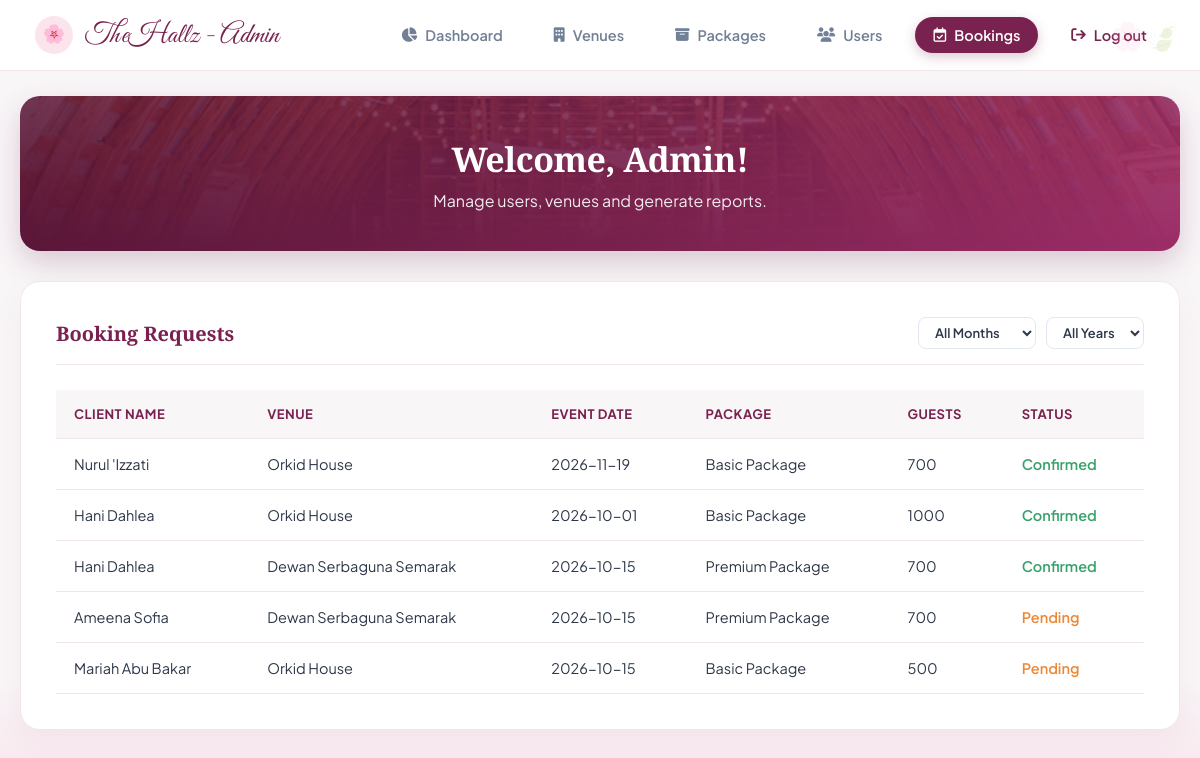
Page /Admin/admin_bookings.php on the earlier database version.
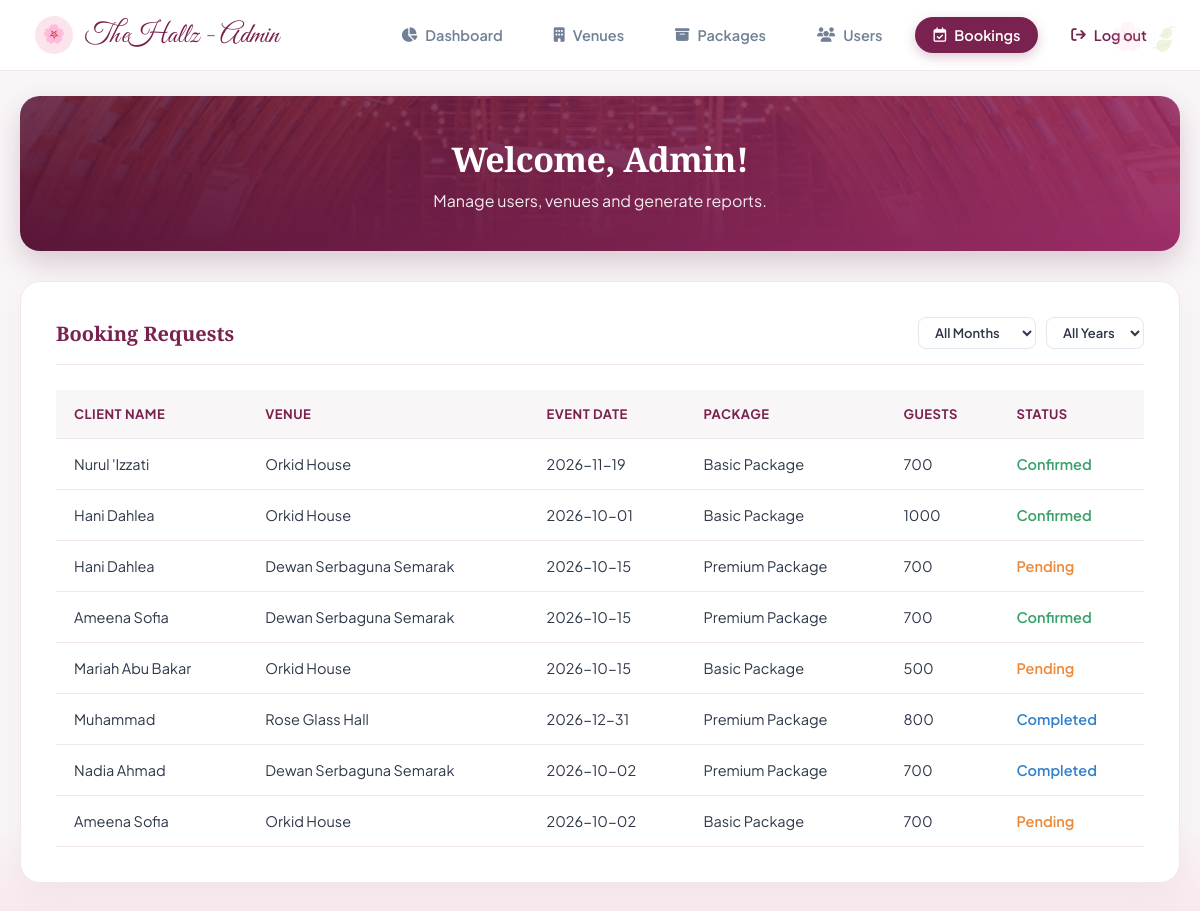
Same page on the later database version.
### tables this page shows
CREATE TABLE `booking` (
  `booking_id` int(11) NOT NULL,
  `client_id` int(11) NOT NULL,
  `venue_id` int(11) NOT NULL,
  `package_id` int(11) NOT NULL,
  `booking_date` date NOT NULL,
  `event_date` date NOT NULL,
  `num_of_guests` int(11) NOT NULL,
  `bookingstatus` varchar(50) NOT NULL
);

CREATE TABLE `client` (
  `client_id` int(11) NOT NULL,
  `client_name` varchar(100) NOT NULL,
  `client_email` varchar(100) NOT NULL,
  `client_phonenum` varchar(20) NOT NULL,
  `client_password` varchar(255) NOT NULL,
  `client_role` varchar(20) NOT NULL,
  `client_status` varchar(50) NOT NULL DEFAULT 'Active'
);

CREATE TABLE `venue` (
  `venue_id` int(11) NOT NULL,
  `venue_name` varchar(100) NOT NULL,
  `venue_location` varchar(255) NOT NULL,
  `venue_capacity` int(11) NOT NULL,
  `venue_price` decimal(10,2) NOT NULL,
  `venue_desc` text NOT NULL,
  `owner_id` int(11) NOT NULL,
  `venue_ssm` varchar(20) NOT NULL,
  `venue_ssm_file` varchar(255) NOT NULL,
  `venue_image` text NOT NULL,
  `admin_id` int(11) DEFAULT NULL,
  `venue_status` enum('Pending','Approved','Rejected') NOT NULL DEFAULT 'Pending'
);

CREATE TABLE `package` (
  `package_id` int(11) NOT NULL,
  `package_name` varchar(100) NOT NULL,
  `package_price` decimal(10,2) NOT NULL,
  `package_inclusions` varchar(700) NOT NULL,
  `venue_id` int(11) NOT NULL
);

### Admin/admin_bookings.php (the view, shortened to what this page needs)
<?php include 'db_connection.php'; ?>
<!DOCTYPE html>
<html lang="en">
<head>
    <link rel="stylesheet" href="https://cdnjs.cloudflare.com/ajax/libs/font-awesome/6.4.0/css/all.min.css">
</head>
<body>
<div class="container">
    <div class="header">
        <div class="logo-area">TheHallz - Admin</div>
        <div class="nav-links">
            <div class="nav-links">
            <a href="admin_dashboard.php"><i class="fa-solid fa-chart-pie"></i> Dashboard</a>
            <a href="admin_venues.php"><i class="fa-solid fa-building"></i> Venues</a>
            <a href="admin_packages.php"><i class="fa-solid fa-box-archive"></i> Packages</a>
            <a href="admin_users.php"><i class="fa-solid fa-users"></i> Users</a>
            <a href="admin_bookings.php" class="active"><i class="fa-regular fa-calendar-check"></i> Bookings</a>
            <a class="logout" onclick="openModal('modal-logout-confirmation', this)"><i class="fa-solid fa-arrow-right-from-bracket"></i> Log out</a>
        </div>
        </div>
    </div>
    <div class="welcome-banner">
        <h2>Welcome, Admin!</h2>
        <p>Manage users, venues and generate reports.</p>
    </div>
    <div class="content-section" style="display: block;">
        <div class="section-header">
            <h3>Booking Requests</h3>
            <div class="filter-container">
                <select id="filter-month" class="filter-dropdown" onchange="filterBookings()">
                    <option value="all">All Months</option>
                </select>
                <select id="filter-year" class="filter-dropdown" onchange="filterBookings()">
                    <option value="all">All Years</option>
                </select>
            </div>
        </div>
        <table id="table-bookings">
            <thead>
                <tr>
                    <th>Client Name</th>
                    <th>Venue</th>
                    <th>Event Date</th>
                    <th>Package</th>
                    <th>Guests</th>
                    <th>Status</th>
                </tr>
            </thead>
            <tbody>
                <?php
                $sql = "SELECT c.client_name, v.venue_name, b.event_date, p.package_name, b.num_of_guests AS guests, b.bookingstatus AS status
                        FROM booking b
                        JOIN client c ON b.client_id = c.client_id
                        JOIN venue v ON b.venue_id = v.venue_id
                        JOIN package p ON b.package_id = p.package_id";
                $result = $conn->query($sql);
                if ($result && $result->num_rows > 0) {
                    while ($row = $result->fetch_assoc()) {
                        $status_color = '#d69e2e';
                        $st = strtolower(trim($row['status']));
                        if ($st === 'pending') {
                            $status_color = '#ed8936';
                        } elseif ($st === 'completed') {
                            $status_color = '#3182ce';
                        } elseif ($st === 'confirmed') {
                            $status_color = '#38a169';
                        } elseif ($st === 'rejected' || $st === 'cancelled') {
                            $status_color = '#e53e3e';
                        }
                        echo "<tr>";
                        echo "<td>" . htmlspecialchars($row['client_name']) . "</td>";
                        echo "<td>" . htmlspecialchars($row['venue_name']) . "</td>";
                        echo "<td>" . htmlspecialchars($row['event_date']) . "</td>";
                        echo "<td>" . htmlspecialchars($row['package_name']) . "</td>";
                        echo "<td>" . htmlspecialchars($row['guests']) . "</td>";
                        echo "<td style='color: " . $status_color . "; font-weight: 600;'>" . htmlspecialchars($row['status']) . "</td>";
                        echo "</tr>";
                    }
                } else {
                    echo "<tr><td colspan='6' style='text-align: center;'>No bookings found.</td></tr>";
                }
                ?>
            </tbody>
        </table>
    </div>
</div>
</body>
</html>

Differences in the rows shown:
changed booking (number 3 of 8 on the later page): bookingstatus "Confirmed" → "Pending"
changed booking (number 4 of 8 on the later page): bookingstatus "Pending" → "Confirmed"
added booking: client.client_name "Muhammad", venue.venue_name "Rose Glass Hall", event_date "2026-12-31", package.package_name "Premium Package", num_of_guests "800", bookingstatus "Completed"
added booking: client.client_name "Nadia Ahmad", venue.venue_name "Dewan Serbaguna Semarak", event_date "2026-10-02", package.package_name "Premium Package", num_of_guests "700", bookingstatus "Completed"
added booking: client.client_name "Ameena Sofia", venue.venue_name "Orkid House", event_date "2026-10-02", package.package_name "Basic Package", num_of_guests "700", bookingstatus "Pending"
